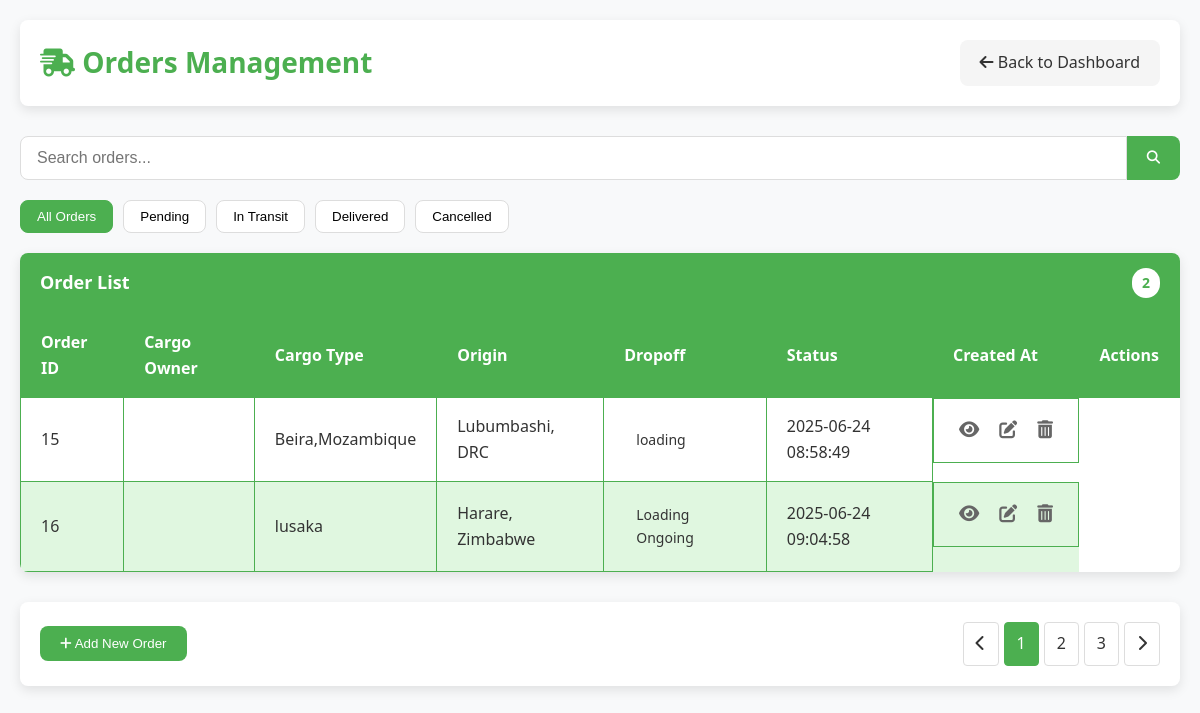
The page /Backend/manage-orders.php on the database its author committed.
### tables this page shows
CREATE TABLE `jobs` (
  `id` int(11) NOT NULL,
  `item` varchar(255) NOT NULL,
  `pickup` varchar(255) NOT NULL,
  `dropoff` varchar(255) NOT NULL,
  `weight` decimal(10,2) NOT NULL,
  `status` varchar(100) DEFAULT NULL,
  `start_date` date NOT NULL,
  `phone` varchar(20) DEFAULT NULL,
  `created_at` timestamp NOT NULL DEFAULT current_timestamp()
);

### Backend/manage-orders.php (the view, shortened to what this page needs)
<?php
require_once 'db.php';
$result = $conn->query("SELECT * FROM jobs");
if ($result) {
    $orders = $result->fetch_all(MYSQLI_ASSOC);
} else {
    $orders = [];
    echo "Error fetching orders: " . $conn->error;
}
?>
<!DOCTYPE html>
<html lang="en">
<head>
    <link rel="stylesheet" href="https://cdnjs.cloudflare.com/ajax/libs/font-awesome/6.4.0/css/all.min.css">
</head>
<body>
    <div class="container">
        <div class="header">
            <h1><i class="fas fa-shipping-fast"></i> Orders Management</h1>
            <a href="../Frontend/admin-dashboard.php" class="btn btn-secondary">
                <i class="fas fa-arrow-left"></i> Back to Dashboard
            </a>
        </div>
        <div class="search-container">
            <input type="text" class="search-input" placeholder="Search orders..." id="searchInput">
            <button class="search-button"><i class="fas fa-search"></i></button>
        </div>
        <div class="filters">
            <button class="filter-btn active" data-filter="all">All Orders</button>
            <button class="filter-btn" data-filter="pending">Pending</button>
            <button class="filter-btn" data-filter="in-transit">In Transit</button>
            <button class="filter-btn" data-filter="delivered">Delivered</button>
            <button class="filter-btn" data-filter="cancelled">Cancelled</button>
        </div>
        <div class="card">
            <div class="card-header">
                <span>Order List</span>
                <span class="count"><?php echo count($orders); ?></span>
            </div>
            <div class="table-responsive">
                <table id="ordersTable">
                    <thead>
                        <tr>
                            <th>Order ID</th>
                            <th>Cargo Owner</th>
                            <th>Cargo Type</th>
                            <th>Origin</th>
                            <th>Dropoff</th>
                            <th>Status</th>
                            <th>Created At</th>
                            <th>Actions</th>
                        </tr>
                    </thead>
                    <tbody>
                        <?php if (!empty($orders)): ?>
                            <?php foreach ($orders as $order): ?>
                                <?php
                                    $statusClass = strtolower(str_replace(' ', '-', $order['status']));
                                ?>
                                <tr data-status="<?php echo $statusClass; ?>">
                                    <td><?php echo htmlspecialchars($order['id']); ?></td>
                                    <td><?php echo htmlspecialchars($order['cargo_owner_name']); ?></td>
                                    <td><?php echo htmlspecialchars($order['pickup']); ?></td>
                                    <td><?php echo htmlspecialchars($order['dropoff']); ?></td>
                                    <td>
                                        <span class="status <?php echo $statusClass; ?>">
                                            <?php echo htmlspecialchars($order['status']); ?>
                                        </span>
                                    </td>
                                    <td><?php echo htmlspecialchars($order['created_at']); ?></td>
                                    <td class="actions">
                                        <button class="icon-button view" title="View Details" onclick="viewOrder(<?php echo (int) $order['id']; ?>)">
                                            <i class="fas fa-eye"></i>
                                        </button>
                                        <button class="icon-button edit" title="Edit Order" onclick="editOrder(<?php echo (int) $order['id']; ?>)">
                                            <i class="fas fa-edit"></i>
                                        </button>
                                        <button class="icon-button delete" title="Delete Order" onclick="confirmDelete(<?php echo (int) $order['id']; ?>)">
                                            <i class="fas fa-trash-alt"></i>
                                        </button>
                                    </td>
                                </tr>
                            <?php endforeach; ?>
                        <?php else: ?>
                            <tr>
                                <td colspan="8" style="text-align: center;">No orders found.</td>
                            </tr>
                        <?php endif; ?>
                    </tbody>
                </table>
            </div>
        </div>
        <div class="footer">
            <div>
                <button class="btn" onclick="addOrder()">
                    <i class="fas fa-plus"></i> Add New Order
                </button>
            </div>
            <ul class="pagination">
                <li><a href="#"><i class="fas fa-chevron-left"></i></a></li>
                <li class="active"><a href="#">1</a></li>
                <li><a href="#">2</a></li>
                <li><a href="#">3</a></li>
                <li><a href="#"><i class="fas fa-chevron-right"></i></a></li>
            </ul>
        </div>
    </div>
</body>
</html>

### Backend/manage-orders.php (style rules this page uses)
:root { --primary-color: #4CAF50; --primary-light: #e0f7e0; --primary-dark: #388E3C; --secondary-color: #f5f5f5; --text-color: #333; --text-light: #666; --white: #ffffff; --border-radius: 8px; --box-shadow: 0 4px 12px rgba(0, 0, 0, 0.1); --transition: all 0.3s ease; }
* { margin: 0; padding: 0; box-sizing: border-box; }
body { font-family: 'Segoe UI', Tahoma, Geneva, Verdana, sans-serif; background-color: #f8f9fa; color: var(--text-color); line-height: 1.6; padding: 0; margin: 0; }
.container { max-width: 1200px; margin: 0 auto; padding: 20px; }
.header { background-color: var(--white); padding: 20px; border-radius: var(--border-radius); box-shadow: var(--box-shadow); margin-bottom: 30px; display: flex; justify-content: space-between; align-items: center; }
.header h1 { color: var(--primary-color); font-size: 28px; font-weight: 600; }
.search-container { display: flex; margin-bottom: 20px; }
.search-input { flex: 1; padding: 12px 16px; border: 1px solid #ddd; border-radius: var(--border-radius) 0 0 var(--border-radius); font-size: 16px; outline: none; transition: var(--transition); }
.search-button { background-color: var(--primary-color); color: white; border: none; padding: 0 20px; border-radius: 0 var(--border-radius) var(--border-radius) 0; cursor: pointer; transition: var(--transition); }
.card { background-color: var(--white); border-radius: var(--border-radius); box-shadow: var(--box-shadow); overflow: hidden; margin-bottom: 30px; }
.card-header { background-color: var(--primary-color); color: white; padding: 15px 20px; font-size: 18px; font-weight: 600; display: flex; justify-content: space-between; align-items: center; }
.card-header .count { background-color: var(--white); color: var(--primary-color); padding: 4px 10px; border-radius: 20px; font-size: 14px; font-weight: bold; }
.table-responsive { overflow-x: auto; }
table { width: 100%; border-collapse: collapse; }
th, td { padding: 16px 20px; text-align: left; border: 1px solid var(--primary-color); }
th { background-color: var(--primary-color); color: white; font-weight: 600; }
tr:nth-child(even) { background-color: var(--primary-light); }
tr:nth-child(odd) { background-color: var(--white); }
.status { display: inline-block; padding: 6px 12px; border-radius: 20px; font-size: 14px; font-weight: 500; }
.btn { display: inline-block; padding: 10px 20px; background-color: var(--primary-color); color: white; text-decoration: none; border-radius: var(--border-radius); font-weight: 500; transition: var(--transition); border: none; cursor: pointer; text-align: center; }
.btn-secondary { background-color: #f5f5f5; color: var(--text-color); }
.actions { display: flex; gap: 10px; }
.icon-button { background: none; border: none; color: var(--text-light); cursor: pointer; font-size: 18px; transition: var(--transition); padding: 5px; }
.footer { display: flex; justify-content: space-between; align-items: center; padding: 20px; background-color: var(--white); border-radius: var(--border-radius); box-shadow: var(--box-shadow); margin-top: 30px; }
.pagination { display: flex; list-style: none; gap: 5px; }
.pagination li a { display: inline-block; padding: 8px 12px; background-color: var(--white); border: 1px solid #ddd; color: var(--text-color); text-decoration: none; border-radius: 4px; transition: var(--transition); }
.pagination li.active a, .pagination li a:hover { background-color: var(--primary-color); color: white; border-color: var(--primary-color); }
.filters { display: flex; gap: 10px; margin-bottom: 20px; flex-wrap: wrap; }
.filter-btn { padding: 8px 16px; background-color: var(--white); border: 1px solid #ddd; border-radius: var(--border-radius); cursor: pointer; transition: var(--transition); }
.filter-btn:hover, .filter-btn.active { background-color: var(--primary-color); color: white; border-color: var(--primary-color); }

### rows shown on the page
jobs: id "15", pickup "Beira,Mozambique", dropoff "Lubumbashi, DRC", status "loading", created_at "2025-06-24 08:58:49"
jobs: id "16", pickup "lusaka", dropoff "Harare, Zimbabwe", status "Loading Ongoing", created_at "2025-06-24 09:04:58"

### other values the page prints
count($orders) "2"
